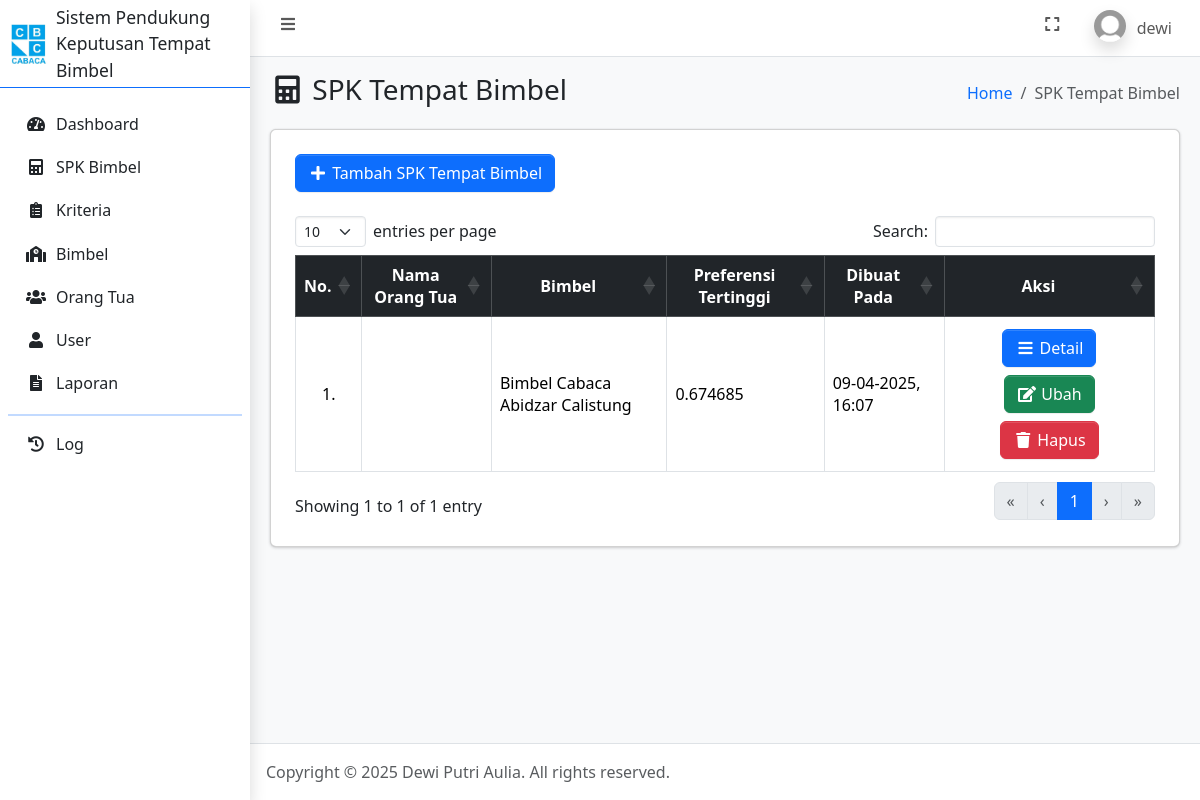
The page /spk.php (signed in) on the database as committed earlier.
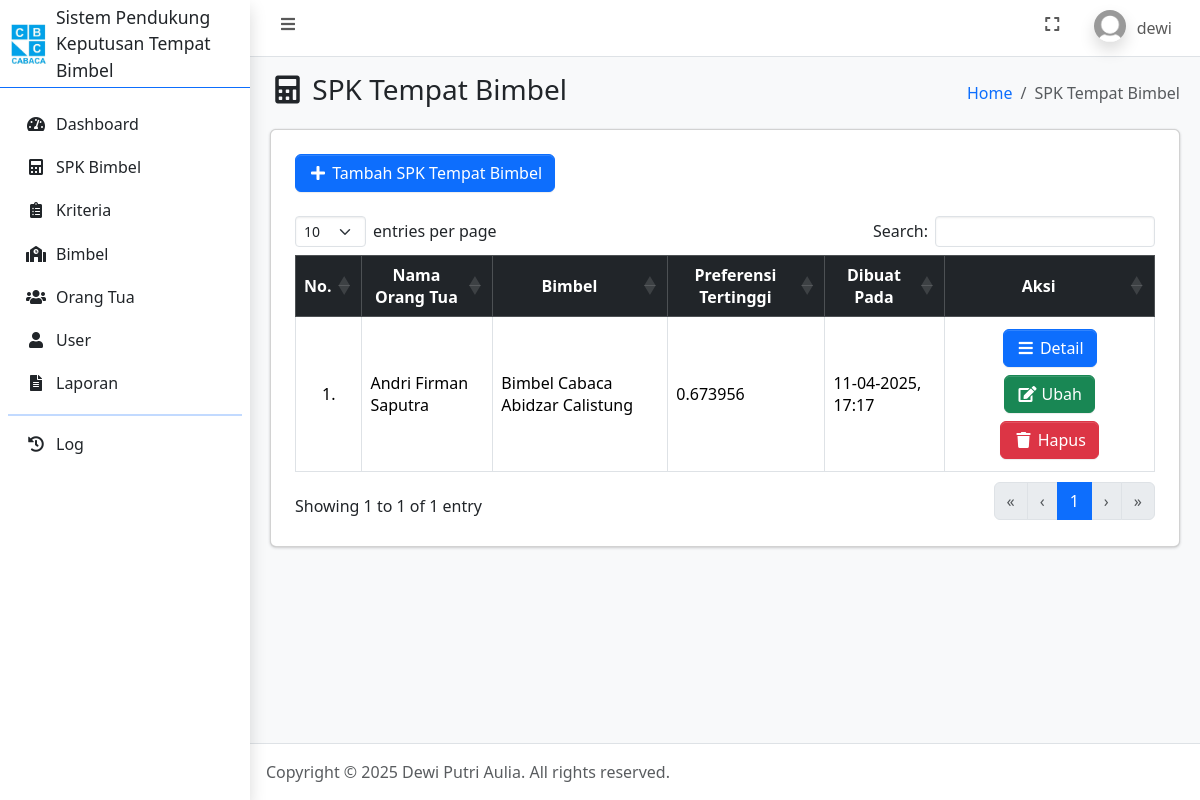
The same page on the database as committed later.
### tables this page shows
CREATE TABLE `hasil_topsis` (
  `id_hasil` int(11) NOT NULL,
  `id_orangtua` int(11) NOT NULL,
  `id_bimbel` int(11) NOT NULL,
  `preferensi_tertinggi` float NOT NULL,
  `dibuat_pada` datetime NOT NULL DEFAULT current_timestamp()
);

CREATE TABLE `bimbel` (
  `id_bimbel` int(11) NOT NULL,
  `nama_bimbel` varchar(100) NOT NULL,
  `alamat_bimbel` text NOT NULL,
  `dibuat_pada` timestamp NOT NULL DEFAULT current_timestamp()
);

CREATE TABLE `user` (
  `id_user` int(11) NOT NULL,
  `username` varchar(100) NOT NULL,
  `password` varchar(255) NOT NULL,
  `jabatan` enum('admin','orangtua') NOT NULL,
  `nama` varchar(100) NOT NULL,
  `foto` text NOT NULL,
  `dibuat_pada` timestamp NOT NULL DEFAULT current_timestamp()
);

### spk.php (the view, shortened to what the changed rows need)
<?php
    require_once 'connection.php';
    $id_user = $dataUser['id_user'];
    if ($dataUser['jabatan'] == 'orangtua') {
        $orangtua = mysqli_query($conn, "SELECT * FROM orangtua INNER JOIN user ON orangtua.id_user = user.id_user WHERE orangtua.id_user = '$id_user'");
        if (mysqli_num_rows($orangtua) == 0) {
            header("Location: tambah_orangtua.php");
            exit;
        }
        $hasil = mysqli_query($conn, "SELECT *, hasil_topsis.dibuat_pada as dibuat FROM hasil_topsis LEFT JOIN orangtua ON hasil_topsis.id_orangtua = orangtua.id_orangtua LEFT JOIN user ON orangtua.id_user = user.id_user LEFT JOIN bimbel ON hasil_topsis.id_bimbel = bimbel.id_bimbel WHERE user.id_user = '$id_user' ORDER BY dibuat desc");
    } else {
        $hasil = mysqli_query($conn, "SELECT *, hasil_topsis.dibuat_pada as dibuat FROM hasil_topsis LEFT JOIN orangtua ON hasil_topsis.id_orangtua = orangtua.id_orangtua LEFT JOIN user ON orangtua.id_user = user.id_user LEFT JOIN bimbel ON hasil_topsis.id_bimbel = bimbel.id_bimbel ORDER BY dibuat desc");
    }
?>
<!DOCTYPE html>
<html lang="en">
<head>
    <?php include_once 'include/head.php'; ?>
</head>
<body class="layout-fixed sidebar-expand-lg bg-body-tertiary">
    <div class="app-wrapper">
        <main class="app-main">
            <div class="app-content">
                <div class="container-fluid">
                    <div class="card">
                        <div class="card-body">
                            <div class="table-responsive p-2">
                                <table class="table table-bordered" id="table_id">
                                    <thead class="table-dark">
                                        <tr>
                                            <th class="text-center align-middle">No.</th>
                                            <th class="text-center align-middle">Nama Orang Tua</th>
                                            <th class="text-center align-middle">Bimbel</th>
                                            <th class="text-center align-middle">Preferensi Tertinggi</th>
                                            <th class="text-center align-middle">Dibuat Pada</th>
                                            <th class="text-center align-middle">Aksi</th>
                                        </tr>
                                    </thead>
                                    <tbody>
                                        <?php $i = 1; ?>
                                        <?php foreach ($hasil as $dh): ?>
                                            <tr>
                                                <td class="text-center align-middle"><?= $i++; ?>.</td>
                                                <td class="align-middle text-start"><?= $dh['nama']; ?></td>
                                                <td class="align-middle text-start"><?= $dh['nama_bimbel']; ?></td>
                                                <td class="align-middle text-start"><?= $dh['preferensi_tertinggi']; ?></td>
                                                <td class="align-middle text-start"><?= date('d-m-Y, H:i', strtotime($dh['dibuat'])); ?></td>
                                                <td class="text-center align-middle">
                                                    <a href="hasil_spk.php?id_hasil=<?= $dh['id_hasil']; ?>" class="m-1 btn btn-primary"><i class="fas fa-fw fa-bars"></i> Detail</a>
                                                    <a href="ubah_spk.php?id_hasil=<?= $dh['id_hasil']; ?>" class="m-1 btn btn-success"><i class="fas fa-fw fa-edit"></i> Ubah</a>
                                                    <a href="hapus_spk.php?id_hasil=<?= $dh['id_hasil']; ?>" data-nama="<?= $dh['nama']; ?>" class="m-1 btn btn-danger btn-delete"><i class="fas fa-fw fa-trash"></i> Hapus</a>
                                                </td>
                                            </tr>
                                        <?php endforeach ?>
                                    </tbody>
                                </table>
                            </div>
                        </div>
                    </div>
                </div>
            </div>
        </main>
    </div>
</body>
</html>

Rows that differ between the two databases and show on the page:
removed hasil_topsis: id_bimbel.nama_bimbel "Bimbel Cabaca Abidzar Calistung", preferensi_tertinggi "0.674685", dibuat_pada "09-04-2025, 16:07"
added hasil_topsis: user.nama "Andri Firman Saputra", id_bimbel.nama_bimbel "Bimbel Cabaca Abidzar Calistung", preferensi_tertinggi "0.673956", dibuat_pada "11-04-2025, 17:17"
